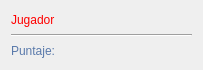
<?xml version="1.0" encoding="UTF-8"?>
<ui version="4.0">
 <class>Puntaje</class>
 <widget class="QWidget" name="Puntaje">
  <property name="geometry">
   <rect>
    <x>0</x>
    <y>0</y>
    <width>203</width>
    <height>70</height>
   </rect>
  </property>
  <property name="windowTitle">
   <string>Form</string>
  </property>
  <property name="styleSheet">
   <string notr="true">QLabel#lName{
	font: 16pt &quot;Ume P Gothic C5&quot;;
	color:rgb(255, 0, 0)
}

QLabel#lPuntos{
	font: 16pt &quot;Ume P Gothic C5&quot;;
	color:rgb(0, 255, 0)
}

QLabel#lPuntaje{
	font: 16pt &quot;Ume P Gothic C5&quot;;
	color:rgb(90, 122, 171)
}</string>
  </property>
  <layout class="QGridLayout" name="gridLayout">
   <item row="1" column="0" colspan="2">
    <widget class="Line" name="line">
     <property name="orientation">
      <enum>Qt::Horizontal</enum>
     </property>
    </widget>
   </item>
   <item row="2" column="0">
    <widget class="QLabel" name="lPuntaje">
     <property name="text">
      <string>Puntaje:</string>
     </property>
    </widget>
   </item>
   <item row="0" column="0" colspan="2">
    <widget class="QLabel" name="lName">
     <property name="text">
      <string>Jugador</string>
     </property>
    </widget>
   </item>
   <item row="2" column="1">
    <widget class="QLabel" name="lPuntos">
     <property name="text">
      <string/>
     </property>
    </widget>
   </item>
  </layout>
 </widget>
 <resources/>
 <connections/>
</ui>
